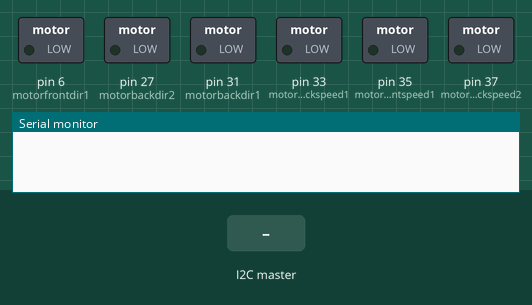
This sketch was run on a simulated Arduino Mega 2560, built with avr-gcc and run on an emulated ATmega2560. Shown: switched loads named in the sketch (green lamp = pin HIGH), the last lines printed to the serial monitor. The test bench sets the inputs (shaded band).

Above: at 0.05 s.
At 1.2 s:
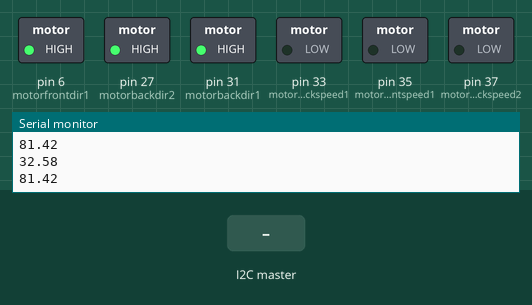
1.3 s: the I2C master sends the byte 1
Timing chart, 0 to 4.3 s (numbered marks = the images above; inputs shaded):
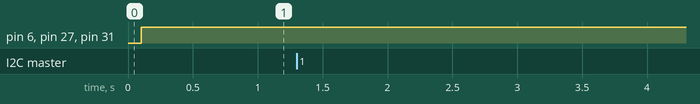

The sketch:

3_wheel_omni.ino
```cpp
#include <Wire.h>
#include <math.h>
const int motorfrontdir1 = 6;
const int motorfrontspeed1 =35;
const int motorbackdir1 = 31;
const int motorbackspeed1 =33;
const int motorbackdir2 = 27;
const int motorbackspeed2 = 37;
const int deadzone = 20;
int8_t xL,xR,yL,yR,circle;
double rL,thetaL,rR,thetaR;
double w1,w2,w3;
int v = 50;
const double r = 153/2000;
void clockwise()
{
  digitalWrite(motorfrontdir1, LOW);
  analogWrite(motorfrontspeed1,200);
  digitalWrite(motorbackdir1,LOW);
  analogWrite(motorbackspeed1,200);
  digitalWrite(motorbackdir2,HIGH);
  analogWrite(motorbackspeed2,200);
}
void anticlockwise()
{
  digitalWrite(motorfrontdir1, HIGH);
  analogWrite(motorfrontspeed1,200);
  digitalWrite(motorbackdir1,HIGH);
  analogWrite(motorbackspeed1,200);
  digitalWrite(motorbackdir2,LOW);
  analogWrite(motorbackspeed2,200);
}
void compute()
{
  // Maximum possible speed (adjust as needed)
  int maxSpeed = 200;

  // Compute each wheel's speed based on the joystick input angle thetaL and magnitude rL
  w1 = 100*cos(240-0); // 240 degrees in radians
  w2 = 100*cos(120-0); // 120 degrees in radians
  w3 = 100*cos(0-0);   // 0 degrees in radians
  // Motor control with PWM and direction based on wheel speeds
  Serial.println(w1);
  Serial.println(w2);
  if (w1 >= 0) {
    digitalWrite(motorbackdir2, HIGH);
    analogWrite(motorbackspeed2, w1);
  } else {
    digitalWrite(motorbackdir2, LOW);
    analogWrite(motorbackspeed2, -w1);
  }

  if (w2 >= 0) {
    digitalWrite(motorbackdir1, HIGH);
    analogWrite(motorbackspeed1, w2);
  } else {
    digitalWrite(motorbackdir1, LOW);
    analogWrite(motorbackspeed1, -w2);
  }

  if (w3 >= 0) {
    digitalWrite(motorfrontdir1, HIGH);
    analogWrite(motorfrontspeed1, w3);
  } else {
    digitalWrite(motorfrontdir1, LOW);
    analogWrite(motorfrontspeed1, -w3);
  }
}


void setup() {
  pinMode(motorfrontdir1, OUTPUT);
  pinMode(motorfrontspeed1, OUTPUT);
  pinMode(motorbackdir1, OUTPUT);
  pinMode(motorbackspeed1, OUTPUT);
  pinMode(motorbackdir2, OUTPUT);
  pinMode(motorbackspeed2, OUTPUT);
  Wire.begin(8);
  Wire.onReceive(receiveEvent);
  Serial.begin(115200);
  }
void receiveEvent(int bytes) {
  Serial.println("recieved");
  while (Wire.available()) {
    xL = Wire.read();
    yL = Wire.read();
    xR = Wire.read();
    yR = Wire.read();
    if (abs(xL) < deadzone) xL = 0;
    if (abs(yL) < deadzone) yL = 0;
    if (abs(xR) < deadzone) xR = 0;
    if (abs(yR) < deadzone) yR = 0;
    circle = Wire.read();
    rL=sqrt(xL*xL+yL*yL);
    thetaL=atan2(xL,yL);
    rR=sqrt(xR*xR+yR*yR);
    thetaR=atan2(yR,xR);
    Serial.print(rL);
    Serial.print(" ");
    Serial.print(thetaL);
    Serial.println(" ");


  }
}
void loop() {
  delay(100);
  compute();
  if(xR<-90 && -15<yR && yR<15)
  {
    anticlockwise();
//    Serial.println("anticlockwise");
  }
  else if(xR>90 && -15<yR && yR<15)
  {
    clockwise();
//    Serial.println("clockwise");
  }
}
```
